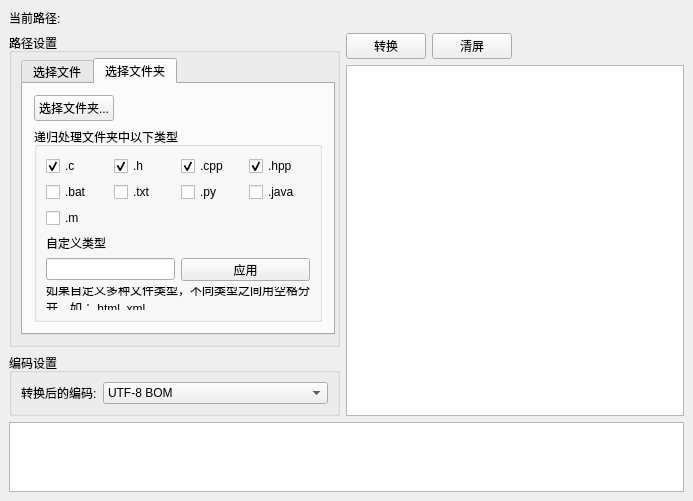
<?xml version="1.0" encoding="UTF-8"?>
<ui version="4.0">
 <class>MainWindow</class>
 <widget class="QMainWindow" name="MainWindow">
  <property name="geometry">
   <rect>
    <x>0</x>
    <y>0</y>
    <width>693</width>
    <height>487</height>
   </rect>
  </property>
  <property name="windowTitle">
   <string>编码转换工具V1.0.0(2020.03.16)</string>
  </property>
  <widget class="QWidget" name="centralwidget">
   <layout class="QVBoxLayout" name="verticalLayout" stretch="0,5,0">
    <item>
     <layout class="QHBoxLayout" name="horizontalLayout_4" stretch="0,1">
      <item>
       <widget class="QLabel" name="label_2">
        <property name="text">
         <string>当前路径:</string>
        </property>
       </widget>
      </item>
      <item>
       <widget class="QLabel" name="labelPath">
        <property name="text">
         <string/>
        </property>
       </widget>
      </item>
     </layout>
    </item>
    <item>
     <layout class="QHBoxLayout" name="horizontalLayout" stretch="0,1">
      <item>
       <layout class="QVBoxLayout" name="verticalLayout_9">
        <item>
         <widget class="QGroupBox" name="groupBoxPath">
          <property name="title">
           <string>路径设置</string>
          </property>
          <layout class="QVBoxLayout" name="verticalLayout_5">
           <property name="spacing">
            <number>2</number>
           </property>
           <property name="topMargin">
            <number>5</number>
           </property>
           <property name="rightMargin">
            <number>2</number>
           </property>
           <item>
            <widget class="QTabWidget" name="tabWidget">
             <property name="currentIndex">
              <number>1</number>
             </property>
             <widget class="QWidget" name="tab">
              <attribute name="title">
               <string>选择文件</string>
              </attribute>
              <layout class="QVBoxLayout" name="verticalLayout_7">
               <property name="leftMargin">
                <number>2</number>
               </property>
               <property name="topMargin">
                <number>2</number>
               </property>
               <property name="rightMargin">
                <number>2</number>
               </property>
               <property name="bottomMargin">
                <number>2</number>
               </property>
               <item>
                <widget class="QFrame" name="frame_2">
                 <property name="frameShape">
                  <enum>QFrame::NoFrame</enum>
                 </property>
                 <property name="frameShadow">
                  <enum>QFrame::Raised</enum>
                 </property>
                 <layout class="QHBoxLayout" name="horizontalLayout_2">
                  <item>
                   <widget class="QPushButton" name="btnChooseFile">
                    <property name="text">
                     <string>选择文件...</string>
                    </property>
                   </widget>
                  </item>
                  <item>
                   <spacer name="horizontalSpacer">
                    <property name="orientation">
                     <enum>Qt::Horizontal</enum>
                    </property>
                    <property name="sizeHint" stdset="0">
                     <size>
                      <width>40</width>
                      <height>20</height>
                     </size>
                    </property>
                   </spacer>
                  </item>
                 </layout>
                </widget>
               </item>
               <item>
                <spacer name="verticalSpacer">
                 <property name="orientation">
                  <enum>Qt::Vertical</enum>
                 </property>
                 <property name="sizeHint" stdset="0">
                  <size>
                   <width>20</width>
                   <height>40</height>
                  </size>
                 </property>
                </spacer>
               </item>
              </layout>
             </widget>
             <widget class="QWidget" name="tab_2">
              <attribute name="title">
               <string>选择文件夹</string>
              </attribute>
              <layout class="QVBoxLayout" name="verticalLayout_8">
               <property name="leftMargin">
                <number>2</number>
               </property>
               <property name="topMargin">
                <number>2</number>
               </property>
               <property name="rightMargin">
                <number>2</number>
               </property>
               <property name="bottomMargin">
                <number>2</number>
               </property>
               <item>
                <widget class="QFrame" name="frame_3">
                 <property name="frameShape">
                  <enum>QFrame::NoFrame</enum>
                 </property>
                 <property name="frameShadow">
                  <enum>QFrame::Raised</enum>
                 </property>
                 <layout class="QVBoxLayout" name="verticalLayout_4">
                  <item>
                   <layout class="QHBoxLayout" name="horizontalLayout_3">
                    <item>
                     <widget class="QPushButton" name="btnChooseFolder">
                      <property name="text">
                       <string>选择文件夹...</string>
                      </property>
                     </widget>
                    </item>
                    <item>
                     <spacer name="horizontalSpacer_2">
                      <property name="orientation">
                       <enum>Qt::Horizontal</enum>
                      </property>
                      <property name="sizeHint" stdset="0">
                       <size>
                        <width>40</width>
                        <height>20</height>
                       </size>
                      </property>
                     </spacer>
                    </item>
                   </layout>
                  </item>
                  <item>
                   <widget class="QGroupBox" name="groupBox">
                    <property name="title">
                     <string>递归处理文件夹中以下类型</string>
                    </property>
                    <layout class="QGridLayout" name="gridLayout_3">
                     <item row="1" column="1">
                      <widget class="QCheckBox" name="cbTxtFile">
                       <property name="text">
                        <string>.txt</string>
                       </property>
                      </widget>
                     </item>
                     <item row="1" column="3">
                      <widget class="QCheckBox" name="cbJavaFile">
                       <property name="text">
                        <string>.java</string>
                       </property>
                      </widget>
                     </item>
                     <item row="0" column="2">
                      <widget class="QCheckBox" name="cbCppFile">
                       <property name="text">
                        <string>.cpp</string>
                       </property>
                       <property name="checked">
                        <bool>true</bool>
                       </property>
                      </widget>
                     </item>
                     <item row="8" column="0" colspan="4">
                      <widget class="QLabel" name="label_3">
                       <property name="text">
                        <string>如果自定义多种文件类型，不同类型之间用空格分开，如：.html .xml</string>
                       </property>
                       <property name="wordWrap">
                        <bool>true</bool>
                       </property>
                      </widget>
                     </item>
                     <item row="0" column="0">
                      <widget class="QCheckBox" name="cbCFile">
                       <property name="text">
                        <string>.c</string>
                       </property>
                       <property name="checked">
                        <bool>true</bool>
                       </property>
                      </widget>
                     </item>
                     <item row="1" column="0">
                      <widget class="QCheckBox" name="cbBatFile">
                       <property name="text">
                        <string>.bat</string>
                       </property>
                      </widget>
                     </item>
                     <item row="1" column="2">
                      <widget class="QCheckBox" name="cbPyFile">
                       <property name="text">
                        <string>.py</string>
                       </property>
                      </widget>
                     </item>
                     <item row="2" column="0">
                      <widget class="QCheckBox" name="cbMFile">
                       <property name="text">
                        <string>.m</string>
                       </property>
                      </widget>
                     </item>
                     <item row="0" column="1">
                      <widget class="QCheckBox" name="cbHFile">
                       <property name="text">
                        <string>.h</string>
                       </property>
                       <property name="checked">
                        <bool>true</bool>
                       </property>
                      </widget>
                     </item>
                     <item row="0" column="3">
                      <widget class="QCheckBox" name="cbHppFile">
                       <property name="text">
                        <string>.hpp</string>
                       </property>
                       <property name="checked">
                        <bool>true</bool>
                       </property>
                      </widget>
                     </item>
                     <item row="6" column="0" colspan="2">
                      <widget class="QLineEdit" name="leditCustomEncode"/>
                     </item>
                     <item row="6" column="2" colspan="2">
                      <widget class="QPushButton" name="btnCustomCheck">
                       <property name="text">
                        <string>应用</string>
                       </property>
                      </widget>
                     </item>
                     <item row="5" column="0" colspan="4">
                      <widget class="QLabel" name="label">
                       <property name="text">
                        <string>自定义类型</string>
                       </property>
                      </widget>
                     </item>
                    </layout>
                   </widget>
                  </item>
                 </layout>
                </widget>
               </item>
              </layout>
             </widget>
            </widget>
           </item>
          </layout>
         </widget>
        </item>
        <item>
         <widget class="QGroupBox" name="groupBoxEncode">
          <property name="title">
           <string>编码设置</string>
          </property>
          <layout class="QVBoxLayout" name="verticalLayout_6">
           <item>
            <layout class="QHBoxLayout" name="horizontalLayout_5" stretch="0,1">
             <item>
              <widget class="QLabel" name="label_4">
               <property name="styleSheet">
                <string notr="true"/>
               </property>
               <property name="frameShape">
                <enum>QFrame::NoFrame</enum>
               </property>
               <property name="text">
                <string>转换后的编码:</string>
               </property>
              </widget>
             </item>
             <item>
              <widget class="QComboBox" name="comboBox">
               <item>
                <property name="text">
                 <string>UTF-8 BOM</string>
                </property>
               </item>
               <item>
                <property name="text">
                 <string>UTF-8</string>
                </property>
               </item>
               <item>
                <property name="text">
                 <string>GB2312</string>
                </property>
               </item>
              </widget>
             </item>
            </layout>
           </item>
          </layout>
         </widget>
        </item>
       </layout>
      </item>
      <item>
       <layout class="QVBoxLayout" name="verticalLayout_2" stretch="0,1">
        <item>
         <layout class="QHBoxLayout" name="horizontalLayout_6">
          <item>
           <widget class="QPushButton" name="btnTransmit">
            <property name="text">
             <string>转换</string>
            </property>
           </widget>
          </item>
          <item>
           <widget class="QPushButton" name="btnClear">
            <property name="text">
             <string>清屏</string>
            </property>
           </widget>
          </item>
          <item>
           <spacer name="horizontalSpacer_3">
            <property name="orientation">
             <enum>Qt::Horizontal</enum>
            </property>
            <property name="sizeHint" stdset="0">
             <size>
              <width>40</width>
              <height>20</height>
             </size>
            </property>
           </spacer>
          </item>
         </layout>
        </item>
        <item>
         <widget class="QTableWidget" name="tableWidget"/>
        </item>
       </layout>
      </item>
     </layout>
    </item>
    <item>
     <widget class="QTextBrowser" name="textBrowser"/>
    </item>
   </layout>
  </widget>
 </widget>
 <resources/>
 <connections/>
</ui>
